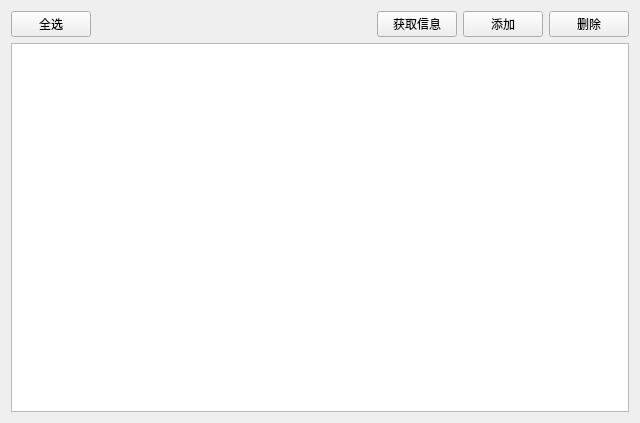
<?xml version="1.0" encoding="UTF-8"?>
<ui version="4.0">
 <class>AtUserManage</class>
 <widget class="QWidget" name="AtUserManage">
  <property name="geometry">
   <rect>
    <x>0</x>
    <y>0</y>
    <width>640</width>
    <height>423</height>
   </rect>
  </property>
  <property name="windowTitle">
   <string>管理 - 艾特用户管理</string>
  </property>
  <layout class="QVBoxLayout" name="verticalLayout">
   <item>
    <layout class="QHBoxLayout" name="horizontalLayout">
     <item>
      <widget class="QPushButton" name="toggle_select_btn">
       <property name="sizePolicy">
        <sizepolicy hsizetype="Preferred" vsizetype="Fixed">
         <horstretch>0</horstretch>
         <verstretch>0</verstretch>
        </sizepolicy>
       </property>
       <property name="text">
        <string>全选</string>
       </property>
      </widget>
     </item>
     <item>
      <spacer name="horizontalSpacer">
       <property name="orientation">
        <enum>Qt::Horizontal</enum>
       </property>
       <property name="sizeHint" stdset="0">
        <size>
         <width>40</width>
         <height>20</height>
        </size>
       </property>
      </spacer>
     </item>
     <item>
      <widget class="QPushButton" name="get_info_btn">
       <property name="text">
        <string>获取信息</string>
       </property>
      </widget>
     </item>
     <item>
      <widget class="QPushButton" name="create_at_user_btn">
       <property name="text">
        <string>添加</string>
       </property>
      </widget>
     </item>
     <item>
      <widget class="QPushButton" name="delete_at_user_btn">
       <property name="text">
        <string>删除</string>
       </property>
      </widget>
     </item>
    </layout>
   </item>
   <item>
    <widget class="QTableView" name="tableView"/>
   </item>
  </layout>
 </widget>
 <resources/>
 <connections/>
</ui>
